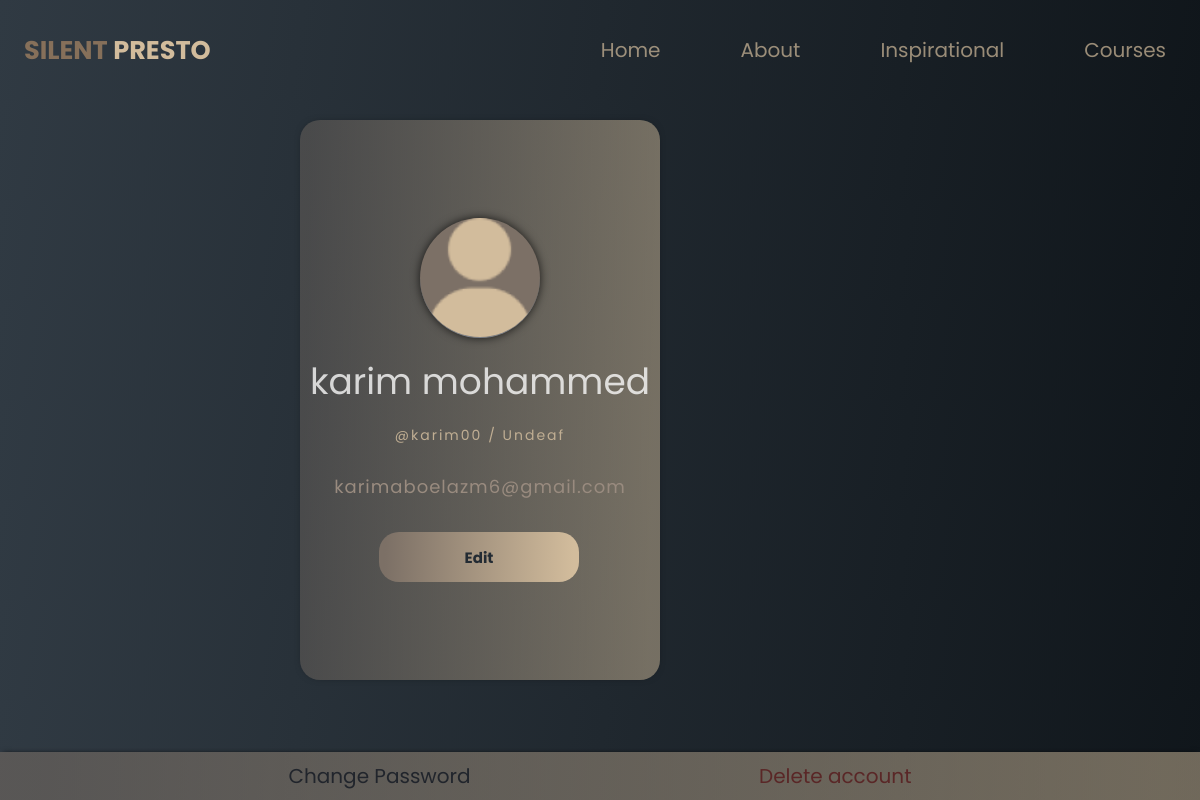
Screenshot of /update-profile/3 with the database file from the repository.
### deaf_undead/models.py (models this page shows, shortened)
class NewUser(models.Model):
    user = models.OneToOneField(User,on_delete=models.CASCADE)
    first_name = models.CharField(max_length=150)
    last_name = models.CharField(max_length=150)
    email = models.EmailField()
    profile = models.ImageField(upload_to='users/image/')
    user_type = models.CharField(max_length=30,choices=((i,i) for i in ["Deaf","Undeaf"]),blank=True)
    favorite_courses = models.ManyToManyField('AllCourses')
    class Meta:
        verbose_name_plural = 'New User'

### deaf_undead/views.py (the view)
# urls.py: path("update-profile/<int:pk>"                  , NewUserUpdateProfile.as_view()        , name="update"                 ),
class NewUserUpdateProfile(UpdateView):
    model                   = NewUser
    form_class              = UpdateNewUserProfile
    template_name           = 'setting.html'
    success_url             = "/home/"
    def get_context_data(self, **kwargs):
        context             = super().get_context_data(**kwargs)
        current_user        = self.request.user
        context["profile"]  = NewUser.objects.get(id=self.kwargs['pk'])
        return context

### deaf_undead/templates/setting.html (shortened to what this page needs)
{% extends 'base.html' %}
{% load static %}
{% block body_class_name %}body{% endblock body_class_name %}
{% block main_content %}
<div class="profile-wrapper">
    <div class="profile-image">
        {% if profile.profile %}
            <img src="{{profile.profile.url}}" alt="Silent Presto pic">
        {% else %}
            <img src="{% static '' %}img/user.png" alt="Silent Presto pic">
        {% endif %}
    </div>
    <div class="profile-username">
        <span id="profile-username-first">{{profile.first_name}} {{profile.last_name}}</span>
    </div>
    <div class="profile-intro">
        <span class="username">@{{profile.user.username}} / {{profile.user_type}}</span>
        <div class="profile-intro-Type">
            <h2 class="hd"></h2><br>
            {{profile.email}}
        </div>
    </div>
    <div class="profile-stats">
        <button id="edit">Edit</button>
    </div>
</div>
<div class="profile-accounts">
    <a href="{% url 'deaf_undead:change_password' %}" class="profile-account-link">Change Password</a>
    <link rel="stylesheet" type="text/css" href="https://common.olemiss.edu/_js/sweet-alert/sweet-alert.css">
    <a class="profile-account-link" id="red">Delete account</a>
</div>
{% endblock main_content %}

### static/css/style.css (style rules this page uses)
* { margin: 0; padding: 0; box-sizing: border-box; font-family: 'Poppins', sans-serif; }
body { background: linear-gradient(98.22deg, #10161B 0%, #303A43 100%); }
.body { display: flex; background: linear-gradient(98.22deg, #303A43 0%, #10161B 100%); width: 100%; height: 100px; }
#edit,#edit2 { position: relative; width: 80%; height: 50px; left: 10%; margin-top: 20px; background: linear-gradient(271.41deg, #D2BC9C 3.13%, #7C7066 96.67%); border: #987C55; color:#232B33; font-weight: bold; font-size: 22px; border-radius: 20px; cursor: pointer; }

### deaf_undead/templates/setting.html (style rules this page uses)
.profile-wrapper { position: absolute; top: 15vh; left: 35vw; background: linear-gradient(271.41deg, #d2bd9c7c 3.13%, #7c706667 96.67%); height: 70vh; width: 90vw; box-shadow: 0px 0px 10px -5px rgba(0, 0, 0, 0.75); border-radius: 20px; display: flex; flex-flow: column wrap; align-items: center; justify-content: center; }
.profile-image { position: relative; display: flex; width: 120px; height: 120px; box-sizing: border-box; background-color: #7C7066; border-bottom: 1px solid #7e8288; box-shadow: 0px 0px 10px 0 rgba(0, 0, 0, 0.75); overflow: hidden; border-radius: 50%; }
.profile-username { font-family: 'Poppins', sans-serif; color:#ffffffc5; font-size: 24px; margin-top: 1rem; text-align: center; }
.profile-intro { padding: 0rem 1rem 1rem 1rem; display: flex; flex-flow: column wrap; align-items: center; }
.username { font-size: 14px; color: #c0ae93; letter-spacing: 2px; margin-top: 1rem; }
.profile-intro-Type { font-size: 18px; color: #998b7f; line-height: normal; text-align: justify; letter-spacing: 1px; margin-top: 1rem; }
#edit { position: relative; width: 200px; margin-left:-35px; height: 50px; margin-top: 1rem; background: linear-gradient(271.41deg, #D2BC9C 3.13%, #7C7066 96.67%); border: #987C55; color:#232B33; font-weight: bold; font-size: 15px; border-radius: 20px; cursor: pointer; }
.profile-accounts { position: absolute; bottom: 0; left: 0; width: 100%; height: 3rem; display: flex; justify-content: space-evenly; align-items: center; box-shadow: 0px -2px 5px -3px rgba(0, 0, 0, 0.75); background: linear-gradient(271.41deg, #d2bd9c7e 3.13%, #7c706689 96.67%); }
.profile-account-link { text-decoration: none; color: #21252c; cursor: pointer; font-size: 20px; }
#red { color: rgb(90, 39, 39); }
@media (max-width:1200px) { .profile-wrapper { left: 25vw; } }
@media (max-height:1280px) { .profile-wrapper { top: 15vh; } }
@media (max-height:950px) { .profile-wrapper { top: 15vh; } }
@media screen and (min-width: 500px) { .profile-wrapper { width: 70vw; } }
@media screen and (min-width: 500px) { .profile-username { font-size: 36px; } }
@media screen and (min-width: 600px) { .profile-wrapper { width: 50vw; } }
@media screen and (min-width: 1200px) { .profile-wrapper { width: 30vw; } }

### rows the page displays
NewUser: first_name "karim", last_name "mohammed", user.username "karim00", user_type "Undeaf", email "karimaboelazm6@gmail.com"
